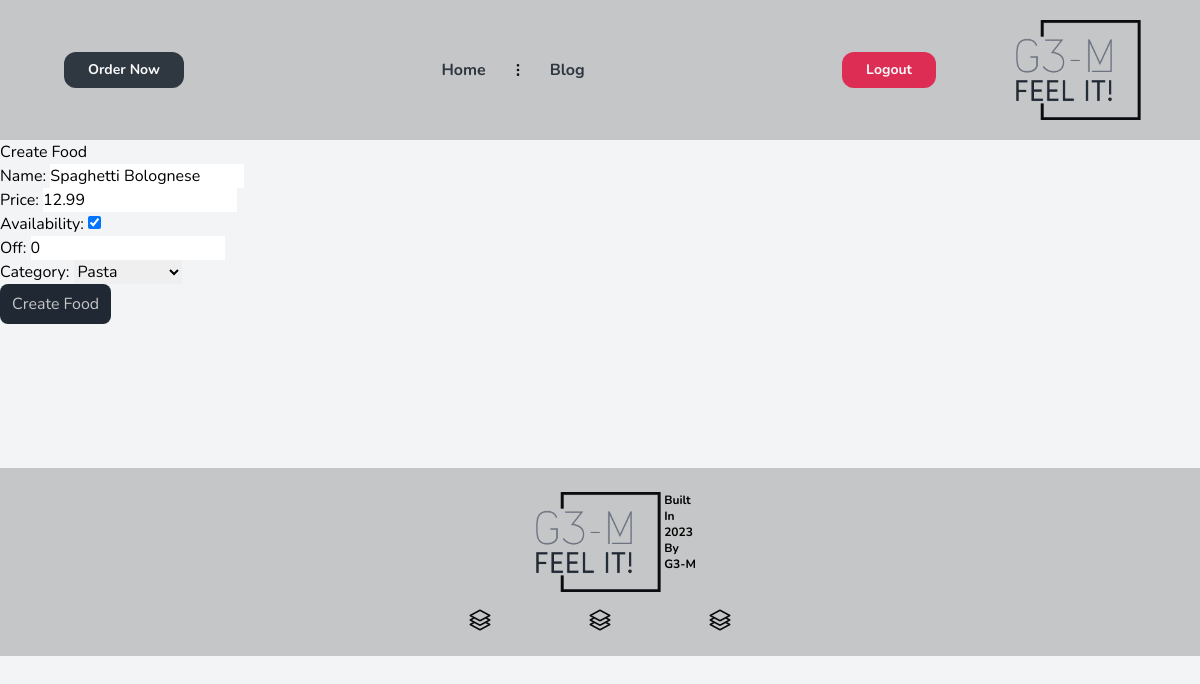
The page /foods/update-food/1 (signed in) on the database as committed earlier.
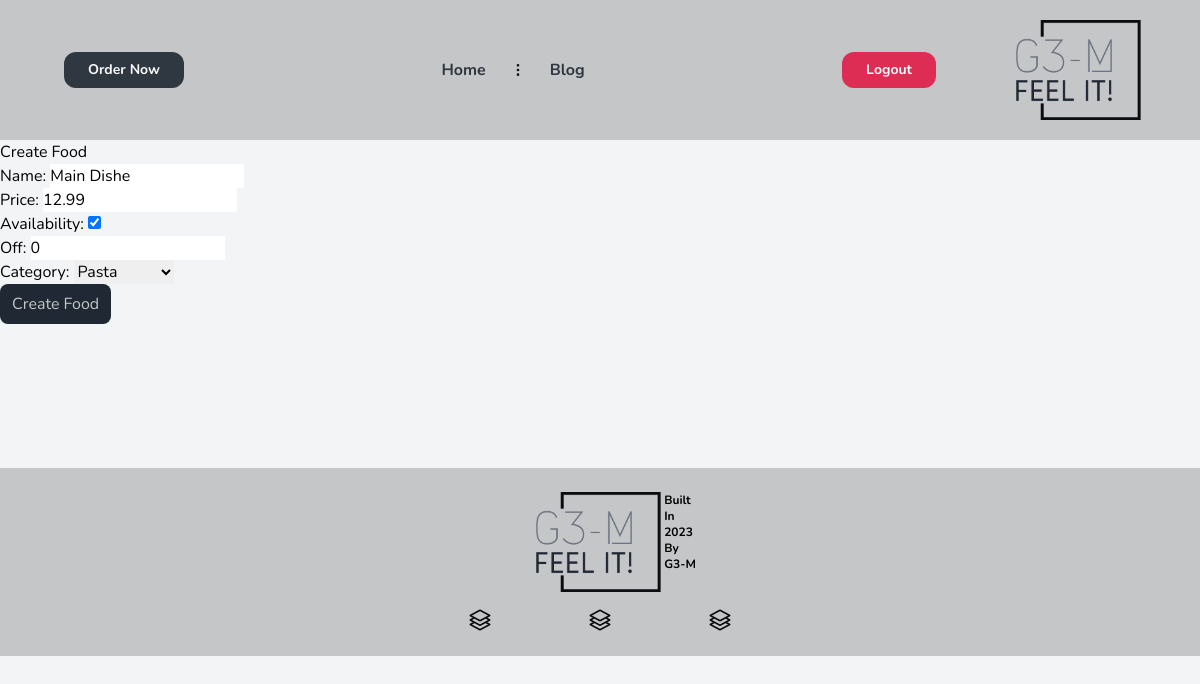
The same page on the database as committed later.
### foodmenu/models.py (models this page shows, shortened)
class Food(BaseModel):
    name = models.CharField(max_length=100)
    price = models.DecimalField(max_digits=10, decimal_places=2)
    availability = models.BooleanField(default=True)
    off = models.PositiveSmallIntegerField(default=0)
    category = models.ForeignKey('Category', on_delete=models.PROTECT)

class Category(BaseModel):
    name = models.CharField(max_length=100, unique=True)
    parent = models.ForeignKey('self', on_delete=models.CASCADE, null=True, blank=True, related_name='subcategories')
    def __str__(self):
        return self.name

### foodmenu/views.py (the view, shortened to what this page needs)
# urls.py: path('update-food/<int:pk>', views.UpdateFoodView.as_view(), name='update-food'),
class UpdateFoodView(View):
    template_name = 'Food_CreateFoodTemplate.html'
    @staff_or_superuser_required
    def get(self, request, pk):
        food_object = Food.objects.get(pk=pk)
        form = FoodCreateForm(instance=food_object)
        return render(request, self.template_name, {'form': form})

### foodmenu/forms.py
class FoodCreateForm(forms.ModelForm):
    class Meta:
        model = Food
        fields = ['name', 'price', 'availability', 'off', 'category']

### core/models.py (called while the page is built)
    def get_queryset(self):
        return super().get_queryset().filter(deleted_at__isnull=True)

### utils.py (called while the page is built)
def staff_or_superuser_required(view_func):
    @wraps(view_func)
    def _wrapped_view(self, request, *args, **kwargs):
        if not request.user.is_authenticated or not is_staff_or_superuser(request.user):
            messages.error(request, 'You are not allowed to access this page.')
            return redirect('users:login')
        return view_func(self, request, *args, **kwargs)  # another magic here this logic made by me :)
    return _wrapped_view

def is_staff_or_superuser(user):
    return user.is_active and (user.is_staff or user.is_superuser)

### templates/Food_CreateFoodTemplate.html (shortened to what this page needs)
{% extends "base.html" %}
{% block content %}
  <h2>Create Food</h2>
  <form method="post" action="">
    {{ form.as_p }}
      <button class="forms-submit" type="submit">Create Food</button>
  </form>
{% endblock %}

Rows that differ between the two databases and show on the page:
changed Food "Pasta": name "Spaghetti Bolognese" → "Main Dishe"
